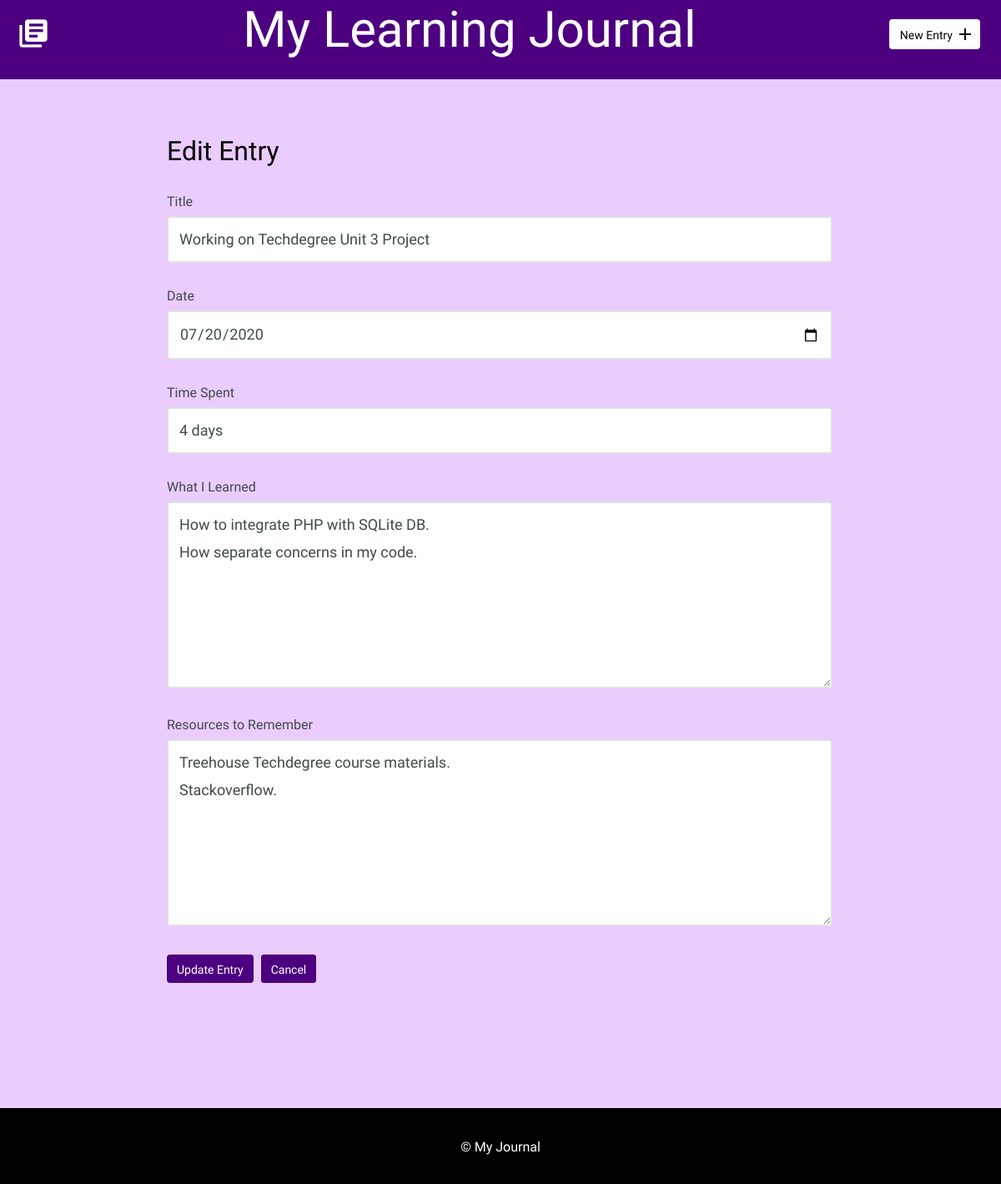
/edit.php?id=11, run on the app's committed database.
### tables this page shows
CREATE TABLE "entries" (
	`id`	INTEGER,
	`title`	TEXT,
	`date`	TEXT,
	`time_spent`	INTEGER,
	`learned`	BLOB,
	`resources`	BLOB,
	PRIMARY KEY(`id`)
);

### inc/functions.php (called while the page is built, shortened)
<?php
function get_detail($id) {
    include('connection.php');
    $sql = "SELECT entries.* FROM entries WHERE id = :id";
    try {
        $stmt = $db_connect->prepare($sql);
        $stmt->bindValue(':id', $id, PDO::PARAM_INT);
        $stmt->execute();
    } catch(Exception $e) {
        echo "Error: " . $e->getMessage() . "<br />";
        return false;
    }
    return $stmt->fetch();
}
?>

### edit.php (the view, shortened to what this page needs)
<?php
require 'inc/functions.php';
if(isset($_GET['id'])) {
    list($id, $title, $date, $time, $learned, $resources) = get_detail(filter_input(INPUT_GET, 'id', FILTER_SANITIZE_NUMBER_INT));
}
include('inc/header.php');
?>
        <section>
            <div class="container">
                <div class="edit-entry">
                    <h2>Edit Entry</h2>
                    <form method="post" action="edit.php">
                        <label for="title"> Title</label>
                        <input id="title" type="text" name="title" value="<?php echo htmlspecialchars($title); ?>"><br>
                        <label for="date">Date</label>
                        <input id="date" type="date" name="date" value="<?php echo htmlspecialchars($date); ?>"><br>
                        <label for="time-spent"> Time Spent</label>
                        <input id="time-spent" type="text" name="timeSpent" value="<?php echo htmlspecialchars($time); ?>"><br>
                        <label for="what-i-learned">What I Learned</label>
                        <textarea id="what-i-learned" rows="5" name="whatILearned"><?php echo htmlspecialchars($learned); ?></textarea>
                        <label for="resources-to-remember">Resources to Remember</label>
                        <textarea id="resources-to-remember" rows="5" name="ResourcesToRemember"><?php echo htmlspecialchars($resources); ?></textarea>
                        <input type="submit" value="Update Entry" class="button">
                        <a href="index.php" class="button button-secondary">Cancel</a>
                    </form>
                </div>
            </div>
        </section>
        <?php include("inc/footer.php"); ?>

### css/site.css (style rules this page uses)
body { font-size: 16px; color: #404a49; font-family: 'Cousine', serif; font-weight: 400; background-color: #ebccff; }
.container { margin: 0 auto; padding: 0 25px; }
.button { padding: 8px 10px 6px 10px; background: #4c0080; border: 2px solid #4c0080; border-radius: 4px; text-decoration: none; color: white; position: relative; text-align: center; font-size: 14px; }
.button.button-secondary { background: #4c0080; border: 2px solid #4c0080; color: white; }
h1, h2, h3 { margin: 0; font-weight: 400; line-height: 1em; color: #000; }
h2 { font-size: 32px; }
.entry-list, .edit-entry, .new-entry { max-width: 800px; margin: 0 auto; padding: 70px 0 150px 0; }
.edit-entry h2, .new-entry h2 { margin-bottom: 35px; }
form label { display: block; margin-bottom: 8px; }
form input[type=text], form input[type=password], form input[type=date], form textarea { border: 2px solid #e1e1e1; font-size: 18px; line-height: 1.8em; padding:10px 13px; margin-bottom: 30px; border-radius: 4px; width: calc(100% - 32px); }
.edit-entry form textarea, .new-entry form textarea { min-height: 200px; }
input[type=submit] { margin-right: 5px; }

### data on the page
entries: title "Working on Techdegree Unit 3 Project", date "07/20/2020", timeSpent "4 days", whatILearned "How to integrate PHP with SQLite DB. How separate concerns in my code.", ResourcesToRemember "Treehouse Techdegree course materials. Stackoverflow."
